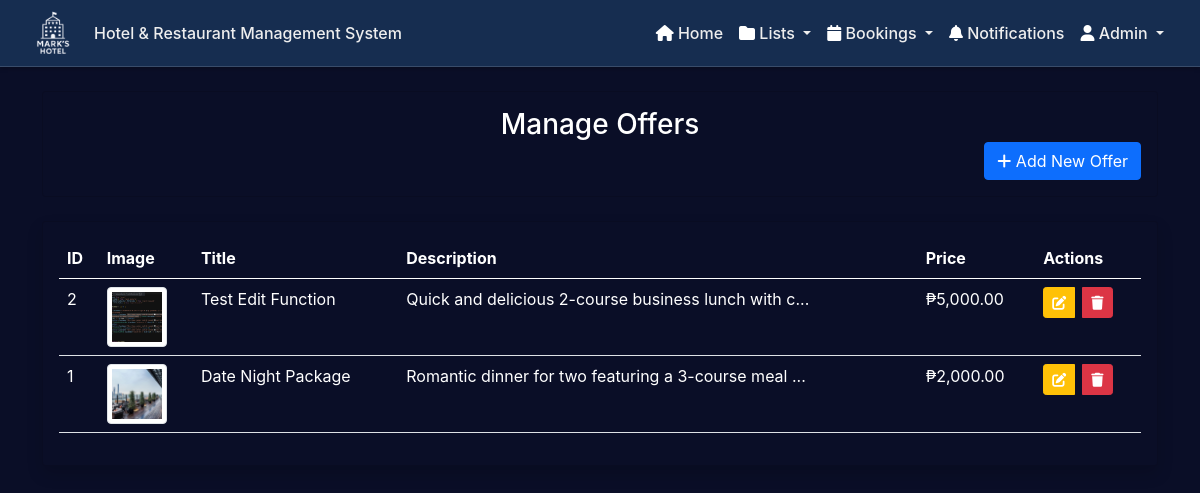
The page /admin/specialOffers.php (signed in) on the database its author committed.
### tables this page shows
CREATE TABLE `special_offers` (
  `offers_id` int(11) NOT NULL,
  `title` varchar(255) NOT NULL,
  `description` varchar(2500) NOT NULL,
  `image` varchar(50) NOT NULL,
  `price` varchar(5000) NOT NULL
);

### controllers/offersController.php (called while the page is built, shortened)
<?php
function getAllOffers($con) {
    $query = "SELECT * FROM special_offers ORDER BY offers_id DESC";
    $result = mysqli_query($con, $query);
    $offers = [];
    if (mysqli_num_rows($result) > 0) {
        while ($row = mysqli_fetch_assoc($result)) {
            $offers[] = $row;
        }
    }
    return $offers;
}
?>

### admin/specialOffers.php (the view, shortened to what this page needs)
<?php
include '../components/config.php';
include '../controllers/offersController.php';
$offers = getAllOffers($con);
?>
<!DOCTYPE html>
<html lang="en">
<head>
    <link href="https://cdn.jsdelivr.net/npm/bootstrap@5.0.2/dist/css/bootstrap.min.css" rel="stylesheet">
    <link rel="stylesheet" href="https://cdnjs.cloudflare.com/ajax/libs/font-awesome/6.0.0-beta3/css/all.min.css" />
    <link rel="stylesheet" href="../css/customAdminHeader.css">
    <link rel="stylesheet" href="https://cdnjs.cloudflare.com/ajax/libs/font-awesome/6.7.2/css/all.min.css">
    <link rel="stylesheet" href="../css/notifications.css">
    <link rel="stylesheet" href="../css/app.css">
</head>
<body>
    <?php include '../components/header_admin.php'; ?>
    <div class="container py-4">
        <div class="d-flex align-items-center mb-4 card p-3">
            <h3 class="text-white mb-0">Manage Offers</h3>
            <button
                type="button"
                class="btn btn-primary ms-auto"
                data-bs-toggle="modal"
                data-bs-target="#addOfferModal"
            >
                <i class="fas fa-plus"></i> Add New Offer
            </button>
        </div>
        <div class="card shadow">
            <div class="card-body">
                <?php if (count($offers) > 0): ?>
                    <div class="table-responsive">
                        <table class="table table-hover">
                            <thead>
                                <tr>
                                    <th>ID</th>
                                    <th>Image</th>
                                    <th>Title</th>
                                    <th>Description</th>
                                    <th>Price</th>
                                    <th>Actions</th>
                                </tr>
                            </thead>
                            <tbody>
                                <?php foreach ($offers as $offer): ?>
                                    <tr>
                                        <td><?php echo $offer['offers_id']; ?></td>
                                        <td>
                                            <?php if (!empty($offer['image'])): ?>
                                                <img src="../uploads/<?php echo $offer['image']; ?>" alt="<?php echo $offer['title']; ?>" style="width: 60px; height: 60px; object-fit: cover;" class="img-thumbnail">
                                            <?php else: ?>
                                                <span class="text-muted">No image</span>
                                            <?php endif; ?>
                                        </td>
                                        <td><?php echo $offer['title']; ?></td>
                                        <td><?php echo strlen($offer['description']) > 50 ? substr($offer['description'], 0, 50) . '...' : $offer['description']; ?></td>
                                        <td>₱<?php echo number_format($offer['price'], 2); ?></td>
                                        <td>
                                            <div class="btn-group gap-2 border-0">
                                                <a href="?edit=<?php echo $offer['offers_id']; ?>" class="btn btn-sm btn-warning">
                                                    <i class="fas fa-edit"></i>
                                                </a>
                                                <button type="button" class="btn btn-sm btn-danger" data-bs-toggle="modal" data-bs-target="#deleteModal<?php echo $offer['offers_id']; ?>">
                                                    <i class="fas fa-trash"></i>
                                                </button>
                                            </div>
                                        </td>
                                    </tr>
                                <?php endforeach; ?>
                            </tbody>
                        </table>
                    </div>
                <?php endif; ?>
            </div>
        </div>
    </div>
</body>
</html>

### css/notifications.css (style rules this page uses)
:root { --bg-primary: #0a0e27; --bg-secondary: #141937; --bg-card: #1a1f3a; --accent-blue: #00d4ff; --accent-cyan: #00bcd4; --accent-purple: #6b5ce7; --text-primary: #ffffff; --text-secondary: #8b92b8; --success: #00ff88; --warning: #ffb800; --danger: #ff4757; }

### css/app.css (style rules this page uses)
:root { --bg-primary: #0a0e27; --bg-secondary: #141937; --bg-card: #1a1f3a; --accent-blue: #00d4ff; --accent-cyan: #00bcd4; --accent-purple: #6b5ce7; --text-primary: #ffffff; --text-secondary: #8b92b8; --success: #00ff88; --warning: #ffb800; --danger: #ff4757; }
* { color: var(--text-primary); }
body { background: var(--bg-primary); color: var(--text-primary); font-family: 'Inter', -apple-system, BlinkMacSystemFont, 'Segoe UI', sans-serif; }
.card { background-color: var(--bg-primary); }

### rows shown on the page
special_offers: offers_id "2", image (picture), title "Test Edit Function", description "Quick and delicious 2-course business lunch with c", price "5,000.00"
special_offers: offers_id "1", image (picture), title "Date Night Package", description "Romantic dinner for two featuring a 3-course meal", price "2,000.00"

### other values the page prints
$_SESSION['name'] "Admin"
